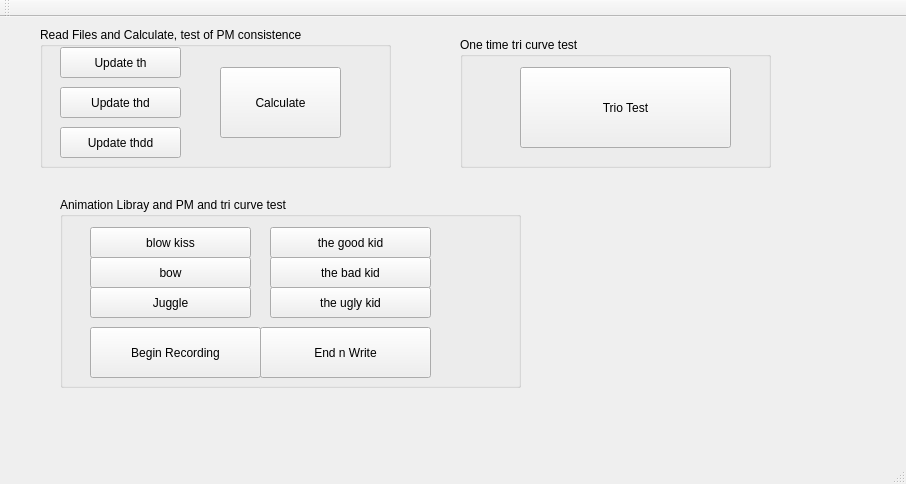
<?xml version="1.0" encoding="UTF-8"?>
<ui version="4.0">
 <class>MainWindow</class>
 <widget class="QMainWindow" name="MainWindow">
  <property name="geometry">
   <rect>
    <x>0</x>
    <y>0</y>
    <width>906</width>
    <height>484</height>
   </rect>
  </property>
  <property name="windowTitle">
   <string>MainWindow</string>
  </property>
  <widget class="QWidget" name="centralWidget">
   <widget class="QGroupBox" name="groupBox">
    <property name="geometry">
     <rect>
      <x>40</x>
      <y>10</y>
      <width>351</width>
      <height>141</height>
     </rect>
    </property>
    <property name="title">
     <string>Read Files and Calculate, test of PM consistence</string>
    </property>
    <property name="flat">
     <bool>false</bool>
    </property>
    <property name="checkable">
     <bool>false</bool>
    </property>
    <widget class="QPushButton" name="pushButton_2">
     <property name="geometry">
      <rect>
       <x>20</x>
       <y>60</y>
       <width>121</width>
       <height>31</height>
      </rect>
     </property>
     <property name="text">
      <string>Update thd</string>
     </property>
    </widget>
    <widget class="QPushButton" name="pushButton_3">
     <property name="geometry">
      <rect>
       <x>180</x>
       <y>40</y>
       <width>121</width>
       <height>71</height>
      </rect>
     </property>
     <property name="text">
      <string>Calculate</string>
     </property>
    </widget>
    <widget class="QPushButton" name="pushButton">
     <property name="geometry">
      <rect>
       <x>20</x>
       <y>20</y>
       <width>121</width>
       <height>31</height>
      </rect>
     </property>
     <property name="text">
      <string>Update th</string>
     </property>
    </widget>
    <widget class="QPushButton" name="pushButton_5">
     <property name="geometry">
      <rect>
       <x>20</x>
       <y>100</y>
       <width>121</width>
       <height>31</height>
      </rect>
     </property>
     <property name="text">
      <string>Update thdd</string>
     </property>
    </widget>
   </widget>
   <widget class="QGroupBox" name="groupBox_2">
    <property name="geometry">
     <rect>
      <x>460</x>
      <y>20</y>
      <width>311</width>
      <height>131</height>
     </rect>
    </property>
    <property name="title">
     <string>One time tri curve test</string>
    </property>
    <widget class="QPushButton" name="pushButton_4">
     <property name="geometry">
      <rect>
       <x>60</x>
       <y>30</y>
       <width>211</width>
       <height>81</height>
      </rect>
     </property>
     <property name="text">
      <string>Trio Test</string>
     </property>
    </widget>
   </widget>
   <widget class="QGroupBox" name="groupBox_3">
    <property name="geometry">
     <rect>
      <x>60</x>
      <y>180</y>
      <width>461</width>
      <height>191</height>
     </rect>
    </property>
    <property name="title">
     <string>Animation Libray and PM and tri curve test</string>
    </property>
    <widget class="QPushButton" name="pushButton_6">
     <property name="geometry">
      <rect>
       <x>30</x>
       <y>30</y>
       <width>161</width>
       <height>31</height>
      </rect>
     </property>
     <property name="text">
      <string>blow kiss</string>
     </property>
    </widget>
    <widget class="QPushButton" name="pushButton_7">
     <property name="geometry">
      <rect>
       <x>30</x>
       <y>60</y>
       <width>161</width>
       <height>31</height>
      </rect>
     </property>
     <property name="text">
      <string>bow</string>
     </property>
    </widget>
    <widget class="QPushButton" name="pushButton_8">
     <property name="geometry">
      <rect>
       <x>30</x>
       <y>90</y>
       <width>161</width>
       <height>31</height>
      </rect>
     </property>
     <property name="text">
      <string>Juggle</string>
     </property>
    </widget>
    <widget class="QPushButton" name="pushButton_9">
     <property name="geometry">
      <rect>
       <x>210</x>
       <y>30</y>
       <width>161</width>
       <height>31</height>
      </rect>
     </property>
     <property name="text">
      <string>the good kid</string>
     </property>
    </widget>
    <widget class="QPushButton" name="pushButton_10">
     <property name="geometry">
      <rect>
       <x>210</x>
       <y>60</y>
       <width>161</width>
       <height>31</height>
      </rect>
     </property>
     <property name="text">
      <string>the bad kid</string>
     </property>
    </widget>
    <widget class="QPushButton" name="pushButton_11">
     <property name="geometry">
      <rect>
       <x>210</x>
       <y>90</y>
       <width>161</width>
       <height>31</height>
      </rect>
     </property>
     <property name="text">
      <string>the ugly kid</string>
     </property>
    </widget>
    <widget class="QPushButton" name="pushButton_12">
     <property name="geometry">
      <rect>
       <x>30</x>
       <y>130</y>
       <width>171</width>
       <height>51</height>
      </rect>
     </property>
     <property name="text">
      <string>Begin Recording</string>
     </property>
    </widget>
    <widget class="QPushButton" name="pushButton_13">
     <property name="geometry">
      <rect>
       <x>200</x>
       <y>130</y>
       <width>171</width>
       <height>51</height>
      </rect>
     </property>
     <property name="text">
      <string>End n Write</string>
     </property>
    </widget>
   </widget>
  </widget>
  <widget class="QMenuBar" name="menuBar">
   <property name="geometry">
    <rect>
     <x>0</x>
     <y>0</y>
     <width>906</width>
     <height>25</height>
    </rect>
   </property>
  </widget>
  <widget class="QToolBar" name="mainToolBar">
   <attribute name="toolBarArea">
    <enum>TopToolBarArea</enum>
   </attribute>
   <attribute name="toolBarBreak">
    <bool>false</bool>
   </attribute>
  </widget>
  <widget class="QStatusBar" name="statusBar"/>
 </widget>
 <layoutdefault spacing="6" margin="11"/>
 <resources/>
 <connections/>
</ui>
